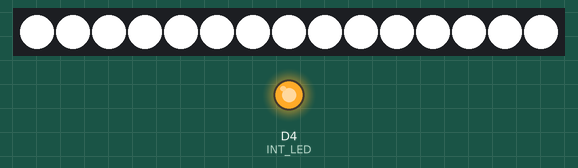
This sketch was run on a simulated ESP8266 (NodeMCU). On the bench: 15 RGB LEDs in strip order, left to right, output pins drawn as LEDs (lit = HIGH). WiFi joins after 1.5 s; servers stay silent unless stated; EEPROM starts erased; not simulated (calls return 0 or success): secrets.h; what the sketch prints to the serial monitor is not drawn.

Above: at 0.1 s.
At 3.6 s:
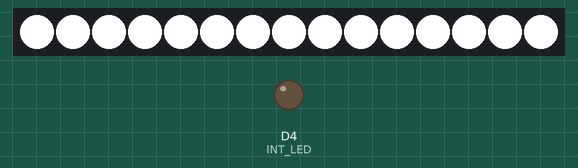
Timing chart, 0 to 5.5 s (numbered marks = the images above):
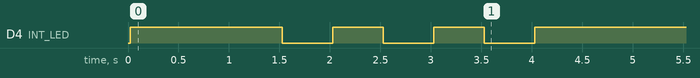

The sketch:

MondLED-Server-NeoPixel-OTA_GitHub.ino
```cpp
#include <ESP8266WiFi.h>
#include <ESP8266mDNS.h>
#include <WiFiUdp.h>
#include <ArduinoOTA.h>


#include "arduino.h"
#include "LED-Server-Class.h"

// WLAN credentials are NOT stored in the repository.
// Copy "secrets.h.example" to "secrets.h" and fill in your own values.
#include "secrets.h"

const char* ssid = SECRET_WIFI_SSID;
const char* password = SECRET_WIFI_PASSWORD;
const char* otaPassword = SECRET_OTA_PASSWORD;
const char* host = "Mond1";

LEDBandServerLibrary::LEDBandServer ledBand(D7, 15);

void setup() {
  Serial.begin(115200);
  Serial.println("gestartet - setup");
  ledBand.setup();
  WifiReConnect();
  OTA_setup();

}

void loop() {
  ledBand.loop();
  OTA_loop();
}


void WifiReConnect()
{
  #define INT_LED     2         // Led in NodeMCU at pin GPIO16 (D0).
  pinMode(INT_LED, OUTPUT);         // Initialize the LED_BUILTIN pin as an output
  digitalWrite(INT_LED, HIGH);      // turn the LED on.

  if (WiFi.status() != WL_CONNECTED)
  {
    WiFi.mode(WIFI_STA);
    WiFi.begin(ssid, password);
    Serial.println("");

    // Wait for connection
    while (WiFi.status() != WL_CONNECTED) {
      delay(500);
      Serial.print(".");
    }
    Serial.println("");
    Serial.print("Connected to ");
    Serial.println(ssid);
    Serial.print("IP address: ");
    Serial.println(WiFi.localIP());

    for (int i=0;i<3;i++){
      digitalWrite(INT_LED, LOW);          // turn the LED on.
      delay(500);         // wait
      digitalWrite(INT_LED, HIGH);         // turn the LED off.
      delay(500);   // wait
      delay(0);                        //to prevent watchdog firing.
    }
  }
}


void OTA_setup()
{
  ArduinoOTA.setHostname(host);
  ArduinoOTA.setPassword(otaPassword);
  ArduinoOTA.onError([](ota_error_t error) { ESP.restart(); });
  ArduinoOTA.begin();
}

void OTA_loop()
{
  ArduinoOTA.handle();
}
```

JomjolGitLEDBandComm.cpp
```cpp
#include "JomjolGitLEDBandComm.h"
#include <EEPROM.h>


// Constructor
LEDBandCommLibrary::LEDBandCommClass::LEDBandCommClass(int _pin, int _num_led)
{
  strip = Adafruit_NeoPixel(_num_led, _pin, NEO_GRB + NEO_KHZ800);
//  strip = Adafruit_NeoPixel(_num_led, _pin, NEO_GRBW + NEO_KHZ800);
  blue = 255; green = 255; red = 255;			// inital white;
  brightness = 255;
  isOn = false;
}

void LEDBandCommLibrary::LEDBandCommClass::UpdateLED()
{
	if (isOn)
	{
		LightOn();
	}
}


void LEDBandCommLibrary::LEDBandCommClass::setColor(int _blue, int _green, int _red, int _brightness)
{
	blue = _blue;
	green = _green;
	red = _red;
	brightness = _brightness;
	UpdateLED();
}

void LEDBandCommLibrary::LEDBandCommClass::setBlue(int _blue)
{
	blue = _blue;
	UpdateLED();
}

void LEDBandCommLibrary::LEDBandCommClass::setGreen(int _green)
{
	green = _green;
	UpdateLED();
}

void LEDBandCommLibrary::LEDBandCommClass::setRed(int _red)
{
	red = _red;
	UpdateLED();
}

void LEDBandCommLibrary::LEDBandCommClass::setBrightness(int _brightness)
{
	brightness = _brightness;
	UpdateLED();
}


void LEDBandCommLibrary::LEDBandCommClass::setup()
{
  strip.setBrightness(brightness);
  strip.begin();
  strip.show(); // Initialize all pixels to 'off'
  colorWipe(strip.Color(0, 0, 0, 0), 0); // Aus
  LoadFromEEPROM();
  UpdateLED();
}

void LEDBandCommLibrary::LEDBandCommClass::LightOn()
{
  Serial.println("LEDBandCommClass - LightOn");
  strip.show(); // Initialize all pixels to 'off'
  colorWipe(strip.Color(blue, green, red, brightness), 0);
  isOn = true;
  SaveToEEPROM();
}

void LEDBandCommLibrary::LEDBandCommClass::LightOff()
{
  Serial.println("LEDBandCommClass - LightOff");
  colorWipe(strip.Color(0, 0, 0, 0), 0);
  isOn = false;
  SaveToEEPROM();
}


void LEDBandCommLibrary::LEDBandCommClass::colorWipe(uint32_t c, uint8_t wait)
{
  for(uint16_t i=0; i<strip.numPixels(); i++) {
    strip.setPixelColor(i, c);
    strip.show();
    delay(wait);
  }
}


void LEDBandCommLibrary::LEDBandCommClass::SaveToEEPROM()
{
  byte b0, b1, b2, b3, b4;
  Serial.println("Speichere in EEPROM-Status");
  EEPROM.begin(50);

  b0 = isOn;
  b1 = red & 0xff;
  b2 = green & 0xff;
  b3 = blue & 0xff;
  b4 = brightness & 0xff;

  String erg;
    erg = String(b0) + "," + String(b1) + "," + String(b2) + "," + String(b3) + "," + String(b4);
  Serial.println(erg);

  EEPROM.write(0, b0);
  EEPROM.write(1, b1);
  EEPROM.write(2, b2);
  EEPROM.write(3, b3);
  EEPROM.write(4, b4);
  EEPROM.commit();                      // Only needed for ESP8266 to get data written
  EEPROM.end();
}

void LEDBandCommLibrary::LEDBandCommClass::LoadFromEEPROM()
{
	byte b0, b1, b2, b3, b4;
    EEPROM.begin(50);

    b0 = EEPROM.read(0);
    b1 = EEPROM.read(1);
    b2 = EEPROM.read(2);
    b3 = EEPROM.read(3);
    b4 = EEPROM.read(4);

	String erg;
    erg = String(b0) + "," + String(b1) + "," + String(b2) + "," + String(b3) + "," + String(b4);
    Serial.println(erg);


	isOn = b0;
	red = b1;
	green = b2;
	blue = b3;
	brightness = b4;

    Serial.println("Speichere in EEPROM-Status");
}
```

JomjolGitLEDBandComm.h
```cpp
#ifndef _LEDBand_Comm_Library
#define _LEDBand_Comm_Library

#include <arduino.h>
#include <Adafruit_NeoPixel.h>


namespace LEDBandCommLibrary
{
  class LEDBandCommClass
  {
    private:
      Adafruit_NeoPixel strip;

      int brightness;

      void colorWipe(uint32_t c, uint8_t wait);

	  void SaveToEEPROM();
	  void LoadFromEEPROM();
	  void UpdateLED();

    public:
	  int blue, green, red;
	  bool isOn;

      LEDBandCommClass(int _pin, int _num_led);

	  void setColor(int _blue, int _green, int _red, int _brightness = 255);
	  void setBlue(int _blue);
	  void setGreen(int _green);
	  void setRed(int _red);
	  void setBrightness(int _brightness);

      void setup();

      void LightOn();
      void LightOff();
  };
}
#endif
```

JomjolGitServerClass.cpp
```cpp
#include "JomjolGitServerClass.h"


void GitServerLibrary::ServerClass::setup()
{
  on("/", std::bind(&ServerClass::handleRoot, this));
  on("/command.html", std::bind(&ServerClass::doCommand, this));
  on("/reset", std::bind(&ServerClass::doReset, this));

  begin();
}

void GitServerLibrary::ServerClass::handleRoot()
{
  send(200, "text/plain", "hello from esp8266!");
}


void GitServerLibrary::ServerClass::loop()
{
  handleClient();
}

void GitServerLibrary::ServerClass::doReset()
{
  String message = "Reset in 10 Sekunden";
  send(200, "text/plain", message);

  for (int i = 0; i < 10; ++i)
  {
	delay(1000);
	delay (0);
  }
  ESP.restart();
}


void GitServerLibrary::ServerClass::doCommand()
{
  String param = "";
  String param_value = "";
  String modus = "";

  param = arg("param");
  param_value = arg("value");
  modus = arg("modus");

  handleCommand(param, param_value, modus);
}


void GitServerLibrary::ServerClass::handleCommand(String _param, String _value, String _modus)
{
  String message = "";

  message+="param = " + _param + "\n";
  message+="value = " + _value + "\n";
  message+="modus = " + _modus + "\n";
  send(200, "text/plain", message);
}
```

JomjolGitServerClass.h
```cpp
#ifndef _Server_Library
#define _Server_Library

#include <ESP8266WebServer.h>

namespace GitServerLibrary
{
  class ServerClass: public ESP8266WebServer
  {
    private:
      virtual void doCommand();
	  virtual void doReset();
      virtual void handleCommand(String _param, String _value, String _modus);

      virtual void handleRoot();

    public:
      ServerClass(uint16_t port = 80) : ESP8266WebServer(port){};

      virtual void setup();
      virtual void loop();
  };
}

#endif
```

LED-Server-Class.cpp
```cpp
#include "LED-Server-Class.h"

void LEDBandServerLibrary::LEDBandServer::handleCommand(String _param, String _value, String _modus)
{
  if (_param.equals("setColor"))
  {
    String cs1, cs2, cs3, erg;
    int c1, c2, c3;
    int zw1, zw2;
    zw1 = _value.indexOf(',');
    zw2 = _value.indexOf(',', zw1+1);

    cs1 = _value.substring(0, zw1);
    cs2 = _value.substring(zw1+1, zw2);
    cs3 = _value.substring(zw2+1);

    c1 = cs1.toInt();
    c2 = cs2.toInt();
    c3 = cs3.toInt();

    setColor(c1, c2, c3);

    erg = "Farbe: " + cs1 + " - " + cs2 + " - " + cs3;
    send(200, "text/plain", erg);
    delay(0);
    return;
  }
  if (_param.equals("getColor"))
  {
    String cs1, cs2, cs3, cs4, erg;
    cs1 = String(blue);
    cs2 = String(green);
    cs3 = String(red);
    cs4 = "false";
    if (isOn)
      cs4 = "true";
    erg = cs1 + "," + cs2 + "," + cs3 + "," + cs4;
    send(200, "text/plain", erg);
    delay(0);
    return;
  }

  send(200, "text/plain", "Befehl unbekannt - Done");
}

void LEDBandServerLibrary::LEDBandServer::doLightOn()
{
  Serial.println("Light On");
  LightOn();
  send(200, "text/plain", "Light On");
}

void LEDBandServerLibrary::LEDBandServer::doLightOff()
{
  Serial.println("Light Off");
  LightOff();
  send(200, "text/plain", "Light Off");
}


void LEDBandServerLibrary::LEDBandServer::setup()
{
  LEDBandCommLibrary::LEDBandCommClass::setup();

  on("/on", std::bind(&LEDBandServer::doLightOn, this));
  on("/off", std::bind(&LEDBandServer::doLightOff, this));

  GitServerLibrary::ServerClass::setup();
}
```

LED-Server-Class.h
```cpp
#include "JomjolGitServerClass.h"
#include "JomjolGitLEDBandComm.h"

#ifndef _LEDBand_Server_Library
#define _LEDBand_Server_Library

namespace LEDBandServerLibrary
{

  class LEDBandServer: public LEDBandCommLibrary::LEDBandCommClass, public GitServerLibrary::ServerClass
  {
    private:
      void handleCommand(String _param, String _value, String _modus);

      void doLightOn();
      void doLightOff();


    public:
      LEDBandServer(int _pin, int _num_led) : LEDBandCommLibrary::LEDBandCommClass(_pin, _num_led), GitServerLibrary::ServerClass() {} ;

      void setup();
  };
}

#endif
```
